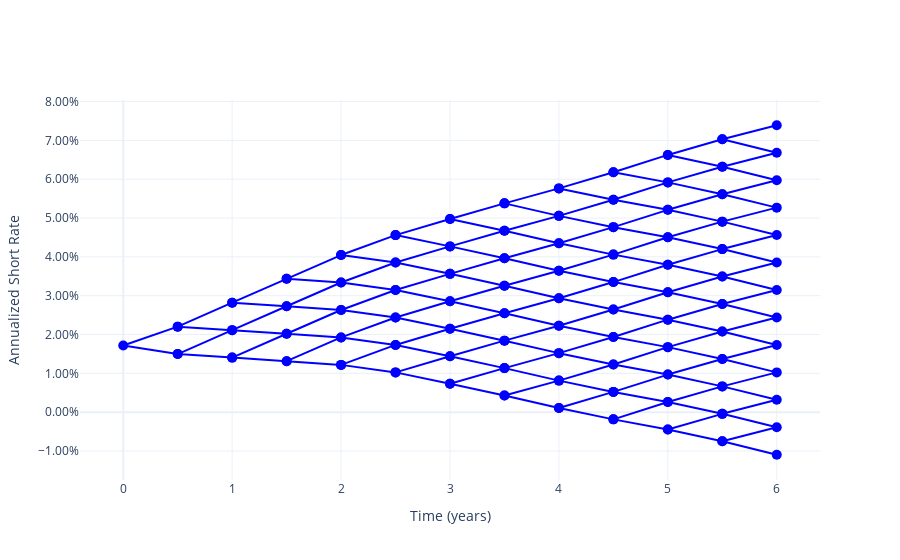

This figure's notebook cell:
### Code cell
figs["rate"].show()

### Figure 1 — Plotly figure (JSON) as saved in the notebook; plotly's stock layout.template omitted (floating-point values rounded to 4 significant figures)
{"data": [{"hovertemplate": "%{y:.2%}<extra></extra>", "line": {"color": "blue"}, "marker": {"color": "blue", "size": 10}, "mode": "lines+markers", "type": "scatter", "x": [0.5, 0, 0.5], "y": [0.02204, 0.01718, 0.01497]}, {"hovertemplate": "%{y:.2%}<extra></extra>", "line": {"color": "blue"}, "marker": {"color": "blue", "size": 10}, "mode": "lines+markers", "type": "scatter", "x": [1, 0.5, 1, 0.5, 1], "y": [0.0282, 0.02204, 0.02113, 0.01497, 0.01406]}, {"hovertemplate": "%{y:.2%}<extra></extra>", "line": {"color": "blue"}, "marker": {"color": "blue", "size": 10}, "mode": "lines+markers", "type": "scatter", "x": [1.5, 1, 1.5, 1, 1.5, 1, 1.5], "y": [0.03435, 0.0282, 0.02728, 0.02113, 0.02021, 0.01406, 0.01314]}, {"hovertemplate": "%{y:.2%}<extra></extra>", "line": {"color": "blue"}, "marker": {"color": "blue", "size": 10}, "mode": "lines+markers", "type": "scatter", "x": [2, 1.5, 2, 1.5, 2, 1.5, 2, 1.5, 2], "y": [0.04047, 0.03435, 0.0334, 0.02728, 0.02633, 0.02021, 0.01926, 0.01314, 0.01219]}, {"hovertemplate": "%{y:.2%}<extra></extra>", "line": {"color": "blue"}, "marker": {"color": "blue", "size": 10}, "mode": "lines+markers", "type": "scatter", "x": [2.5, 2, 2.5, 2, 2.5, 2, 2.5, 2, 2.5, 2, 2.5], "y": [0.04561, 0.04047, 0.03854, 0.0334, 0.03147, 0.02633, 0.02439, 0.01926, 0.01732, 0.01219, 0.01025]}, {"hovertemplate": "%{y:.2%}<extra></extra>", "line": {"color": "blue"}, "marker": {"color": "blue", "size": 10}, "mode": "lines+markers", "type": "scatter", "x": [3, 2.5, 3, 2.5, 3, 2.5, 3, 2.5, 3, 2.5, 3, 2.5, 3], "y": [0.04977, 0.04561, 0.0427, 0.03854, 0.03563, 0.03147, 0.02856, 0.02439, 0.02149, 0.01732, 0.01442, 0.01025, 0.007344]}, {"hovertemplate": "%{y:.2%}<extra></extra>", "line": {"color": "blue"}, "marker": {"color": "blue", "size": 10}, "mode": "lines+markers", "type": "scatter", "x": [3.5, 3, 3.5, 3, 3.5, 3, 3.5, 3, 3.5, 3, 3.5, 3, 3.5, 3, 3.5], "y": [0.05378, 0.04977, 0.04671, 0.0427, 0.03964, 0.03563, 0.03257, 0.02856, 0.02549, 0.02149, 0.01842, 0.01442, 0.01135, 0.007344, 0.004282]}, {"hovertemplate": "%{y:.2%}<extra></extra>", "line": {"color": "blue"}, "marker": {"color": "blue", "size": 10}, "mode": "lines+markers", "type": "scatter", "x": [4, 3.5, 4, 3.5, 4, 3.5, 4, 3.5, 4, 3.5, 4, 3.5, 4, 3.5, 4, 3.5, 4], "y": [0.05763, 0.05378, 0.05056, 0.04671, 0.04349, 0.03964, 0.03642, 0.03257, 0.02935, 0.02549, 0.02228, 0.01842, 0.01521, 0.01135, 0.008136, 0.004282, 0.001065]}, {"hovertemplate": "%{y:.2%}<extra></extra>", "line": {"color": "blue"}, "marker": {"color": "blue", "size": 10}, "mode": "lines+markers", "type": "scatter", "x": [4.5, 4, 4.5, 4, 4.5, 4, 4.5, 4, 4.5, 4, 4.5, 4, 4.5, 4, 4.5, 4, 4.5, 4, 4.5], "y": [0.06179, 0.05763, 0.05472, 0.05056, 0.04765, 0.04349, 0.04058, 0.03642, 0.03351, 0.02935, 0.02644, 0.02228, 0.01937, 0.01521, 0.0123, 0.008136, 0.005225, 0.001065, -0.001847]}, {"hovertemplate": "%{y:.2%}<extra></extra>", "line": {"color": "blue"}, "marker": {"color": "blue", "size": 10}, "mode": "lines+markers", "type": "scatter", "x": [5, 4.5, 5, 4.5, 5, 4.5, 5, 4.5, 5, 4.5, 5, 4.5, 5, 4.5, 5, 4.5, 5, 4.5, 5, 4.5, 5], "y": [0.06626, 0.06179, 0.05918, 0.05472, 0.05211, 0.04765, 0.04504, 0.04058, 0.03797, 0.03351, 0.0309, 0.02644, 0.02383, 0.01937, 0.01676, 0.0123, 0.009687, 0.005225, 0.002616, -0.001847, -0.004455]}, {"hovertemplate": "%{y:.2%}<extra></extra>", "line": {"color": "blue"}, "marker": {"color": "blue", "size": 10}, "mode": "lines+markers", "type": "scatter", "x": [5.5, 5, 5.5, 5, 5.5, 5, 5.5, 5, 5.5, 5, 5.5, 5, 5.5, 5, 5.5, 5, 5.5, 5, 5.5, 5, 5.5, 5, 5.5], "y": [0.07029, 0.06626, 0.06322, 0.05918, 0.05615, 0.05211, 0.04907, 0.04504, 0.042, 0.03797, 0.03493, 0.0309, 0.02786, 0.02383, 0.02079, 0.01676, 0.01372, 0.009687, 0.006648, 0.002616, -0.0004228, -0.004455, -0.007494]}, {"hovertemplate": "%{y:.2%}<extra></extra>", "line": {"color": "blue"}, "marker": {"color": "blue", "size": 10}, "mode": "lines+markers", "type": "scatter", "x": [6, 5.5, 6, 5.5, 6, 5.5, 6, 5.5, 6, 5.5, 6, 5.5, 6, 5.5, 6, 5.5, 6, 5.5, 6, 5.5, 6, 5.5, 6, 5.5, 6], "y": [0.0739, 0.07029, 0.06682, 0.06322, 0.05975, 0.05615, 0.05268, 0.04907, 0.04561, 0.042, 0.03854, 0.03493, 0.03147, 0.02786, 0.0244, 0.02079, 0.01733, 0.01372, 0.01026, 0.006648, 0.003185, -0.0004228, -0.003886, -0.007494, -0.01096]}], "layout": {"showlegend": false, "xaxis": {"title": {"text": "Time (years)"}}, "yaxis": {"tickformat": ".2%", "title": {"text": "Annualized Short Rate"}}}}
